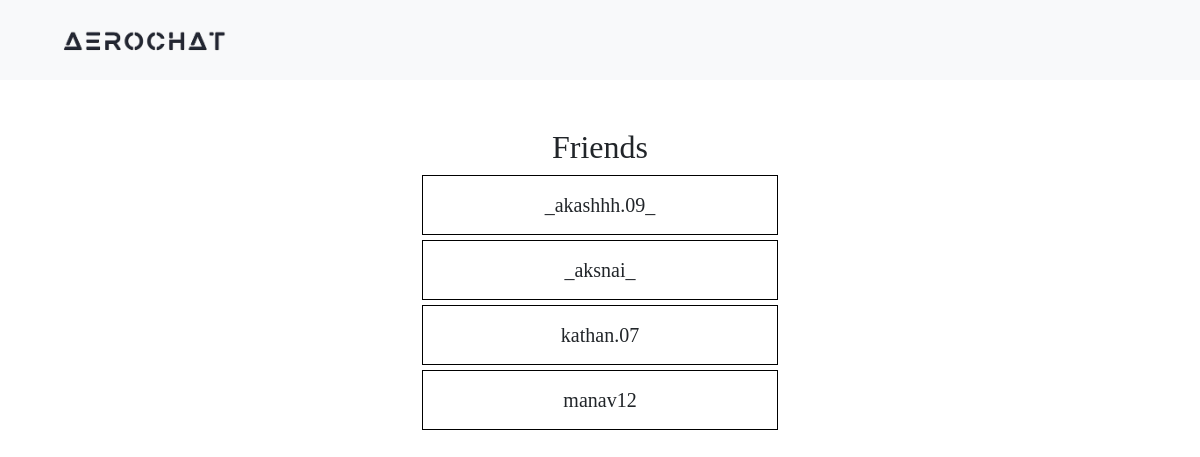
The page /friends/ (signed in) on the database its author committed.
### AeroApp/models.py (models this page shows)
class User(AbstractUser):
    full_name = models.CharField(max_length=50)
    otp = models.CharField(max_length=10, blank=True, null=True)
    Bio = models.CharField(max_length=300, null=True)

### AeroApp/views.py (the view)
# urls.py: path('friends/', views.ShowFriend, name='friendsList'),
@login_required
def ShowFriend(request):
    FriendShips = Friendship.objects.filter(user1=request.user)
    Friends = [i.user2 for i in FriendShips]
    return render(request, 'showfriend.html' , {'Friends': Friends})

### AeroApp/templates/showfriend.html (shortened to what this page needs)
<!DOCTYPE html>
<html lang="en">
{% load static %}
<head>
  <link href="https://cdn.jsdelivr.net/npm/bootstrap@5.3.0-alpha1/dist/css/bootstrap.min.css" rel="stylesheet">
</head>
<body>
<nav class="navbar navbar-expand-lg navbar-light">
    <div class="container">
        <a class="navbar-brand" href="{% url 'home' %}">
            <img src="{% static 'logo.png' %}" alt="logo of AeroChat" class="logo-img">
        </a>
    </div>
</nav>
<div class="container mt-5">
  <div class="row justify-content-center">
      <div class="col-md-4">
          <div class="logo-container">
              <h2>Friends</h2>
          </div>
          {% for friend in Friends %}
            <div class="friend-box">{{ friend.username }}</div>
          {% endfor %}
      </div>
  </div>
</div>
</body>
</html>

### AeroApp/templates/showfriend.html (style rules this page uses)
body { font-family: "Ubuntu"; }
.logo-container { text-align: center; }
.logo-img { max-width: 300px; }
.navbar { background-color: #f8f9fa; padding: 5px 15px; margin: 0px; }
.navbar-brand { font-size: 20px; color: #212529; }
.logo-img { width: 100%; max-width: 200px; }
.friend-box { border: 1px solid #000000; border-radius: 0px; padding: 14px; margin-bottom: 5px; display: flex; justify-content: center; align-items: center; font-size: 20px; font-weight: 2px bold; }

### rows shown on the page
User: username "_akashhh.09_"
User: username "_aksnai_"
User: username "kathan.07"
User: username "manav12"
